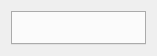
<?xml version="1.0" encoding="UTF-8"?>
<ui version="4.0">
 <class>BatchWidget</class>
 <widget class="QWidget" name="BatchWidget">
  <property name="geometry">
   <rect>
    <x>0</x>
    <y>0</y>
    <width>157</width>
    <height>56</height>
   </rect>
  </property>
  <layout class="QVBoxLayout" name="verticalLayout">
   <item>
    <widget class="QTabWidget" name="batchTabs">
     <property name="sizePolicy">
      <sizepolicy hsizetype="Minimum" vsizetype="Expanding">
       <horstretch>0</horstretch>
       <verstretch>0</verstretch>
      </sizepolicy>
     </property>
    </widget>
   </item>
  </layout>
 </widget>
 <resources/>
 <connections/>
</ui>
